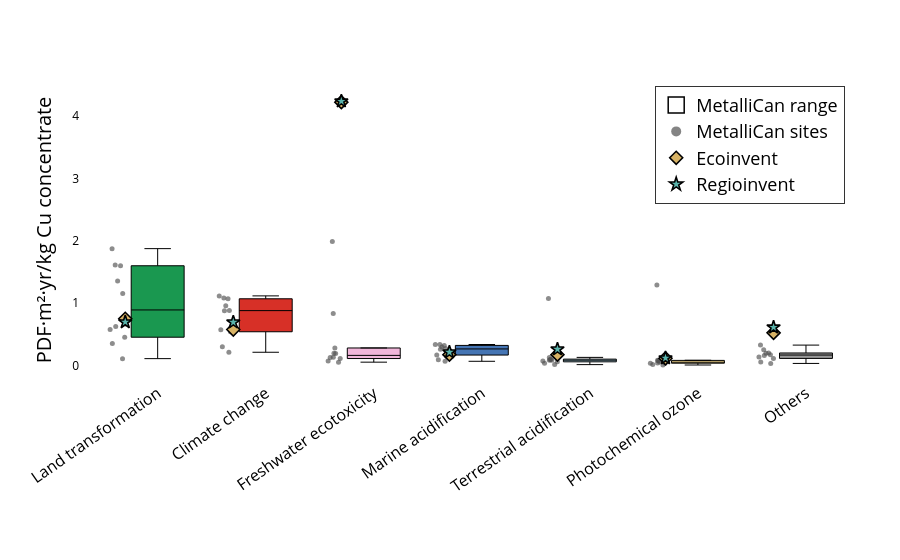

Notebook source saved alongside this figure:
### Code cell
plot_lcia_boxes_for_reference_product(
    df_eq,
    reference_product="Cu concentrate",
    yaxis_label="PDF·m²·yr/kg Cu concentrate",
    title="Ecosystem quality – Cu concentrate",
    output_html="results/Damages/boxplot_eq_cu.html",
    output_image="results/Damages/boxplot_eq_cu",
    image_format="pdf",
)

### Figure 1 — Plotly figure (JSON) as saved in the notebook; plotly's stock layout.template omitted (floating-point values rounded to 4 significant figures)
{"data": [{"boxpoints": "all", "fillcolor": "#d73027", "hoverinfo": "text+y", "hovertext": ["Copper Mountain", "Gibraltar (Cu)", "Goldex (Cu)", "Highland Valley (Cu)", "Kidd Creek", "LaRonde (Cu)", "Mount Milligan", "Mount Polley", "New Afton", "Snow Lake (Cu)"], "jitter": 0.35, "line": {"color": "black", "width": 1}, "marker": {"color": "rgba(80,80,80,0.65)", "size": 5}, "showlegend": false, "x": [1, 1, 1, 1, 1, 1, 1, 1, 1, 1], "y": [1.082, 0.8819, 1.116, 0.5408, 0.212, 0.5726, 0.9598, 1.07, 0.2984, 0.8781], "type": "box"}, {"boxpoints": "all", "fillcolor": "#1a9850", "hoverinfo": "text+y", "hovertext": ["Copper Mountain", "Gibraltar (Cu)", "Goldex (Cu)", "Highland Valley (Cu)", "Kidd Creek", "LaRonde (Cu)", "Mount Milligan", "Mount Polley", "New Afton", "Snow Lake (Cu)"], "jitter": 0.35, "line": {"color": "black", "width": 1}, "marker": {"color": "rgba(80,80,80,0.65)", "size": 5}, "showlegend": false, "x": [0, 0, 0, 0, 0, 0, 0, 0, 0, 0], "y": [1.874, 1.156, 0.4532, 1.6, 0.3509, 0.5785, 1.356, 1.61, 0.6254, 0.1094], "type": "box"}, {"boxpoints": "all", "fillcolor": "#4575b4", "hoverinfo": "text+y", "hovertext": ["Copper Mountain", "Gibraltar (Cu)", "Goldex (Cu)", "Highland Valley (Cu)", "Kidd Creek", "LaRonde (Cu)", "Mount Milligan", "Mount Polley", "New Afton", "Snow Lake (Cu)"], "jitter": 0.35, "line": {"color": "black", "width": 1}, "marker": {"color": "rgba(80,80,80,0.65)", "size": 5}, "showlegend": false, "x": [3, 3, 3, 3, 3, 3, 3, 3, 3, 3], "y": [0.3362, 0.2723, 0.3217, 0.1669, 0.06698, 0.1692, 0.2971, 0.3354, 0.09013, 0.2581], "type": "box"}, {"boxpoints": "all", "fillcolor": "#abd9e9", "hoverinfo": "text+y", "hovertext": ["Copper Mountain", "Gibraltar (Cu)", "Goldex (Cu)", "Highland Valley (Cu)", "Kidd Creek", "LaRonde (Cu)", "Mount Milligan", "Mount Polley", "New Afton", "Snow Lake (Cu)"], "jitter": 0.35, "line": {"color": "black", "width": 1}, "marker": {"color": "rgba(80,80,80,0.65)", "size": 5}, "showlegend": false, "x": [4, 4, 4, 4, 4, 4, 4, 4, 4, 4], "y": [0.085, 0.09699, 0.1296, 0.0367, 0.05838, 0.08362, 0.07202, 1.074, 0.01366, 0.1015], "type": "box"}, {"boxpoints": "all", "fillcolor": "#fee090", "hoverinfo": "text+y", "hovertext": ["Copper Mountain", "Gibraltar (Cu)", "Goldex (Cu)", "Highland Valley (Cu)", "Kidd Creek", "LaRonde (Cu)", "Mount Milligan", "Mount Polley", "New Afton", "Snow Lake (Cu)"], "jitter": 0.35, "line": {"color": "black", "width": 1}, "marker": {"color": "rgba(80,80,80,0.65)", "size": 5}, "showlegend": false, "x": [5, 5, 5, 5, 5, 5, 5, 5, 5, 5], "y": [0.08363, 0.08128, 0.03651, 0.0372, 0.075, 0.0386, 0.05702, 1.291, 0.007397, 0.01706], "type": "box"}, {"boxpoints": "all", "fillcolor": "#f1b6da", "hoverinfo": "text+y", "hovertext": ["Copper Mountain", "Gibraltar (Cu)", "Goldex (Cu)", "Highland Valley (Cu)", "Kidd Creek", "LaRonde (Cu)", "Mount Milligan", "Mount Polley", "New Afton", "Snow Lake (Cu)"], "jitter": 0.35, "line": {"color": "black", "width": 1}, "marker": {"color": "rgba(80,80,80,0.65)", "size": 5}, "showlegend": false, "x": [2, 2, 2, 2, 2, 2, 2, 2, 2, 2], "y": [0.8355, 0.1911, 0.2806, 0.07211, 0.1324, 0.111, 1.991, 0.1951, 0.05293, 0.1272], "type": "box"}, {"boxpoints": "all", "fillcolor": "#999999", "hoverinfo": "text+y", "hovertext": ["Copper Mountain", "Gibraltar (Cu)", "Goldex (Cu)", "Highland Valley (Cu)", "Kidd Creek", "LaRonde (Cu)", "Mount Milligan", "Mount Polley", "New Afton", "Snow Lake (Cu)"], "jitter": 0.35, "line": {"color": "black", "width": 1}, "marker": {"color": "rgba(80,80,80,0.65)", "size": 5}, "showlegend": false, "x": [6, 6, 6, 6, 6, 6, 6, 6, 6, 6], "y": [0.1729, 0.1615, 0.2535, 0.1131, 0.03261, 0.1975, 0.2004, 0.3267, 0.05621, 0.1355], "type": "box"}, {"marker": {"color": "rgba(0,0,0,0)", "line": {"color": "black", "width": 1.5}, "size": 16, "symbol": "square"}, "mode": "markers", "name": "MetalliCan range", "showlegend": true, "x": [null], "y": [null], "type": "scatter"}, {"marker": {"color": "rgba(80,80,80,0.7)", "size": 10, "symbol": "circle"}, "mode": "markers", "name": "MetalliCan sites", "showlegend": true, "x": [null], "y": [null], "type": "scatter"}, {"marker": {"color": "#d8b365", "line": {"color": "black", "width": 1.6}, "size": 10, "symbol": "diamond"}, "mode": "markers", "name": "Ecoinvent", "x": [0.7, 1.7, -0.3, 2.7, 5.7, 4.7, 3.7], "y": [0.5762, 4.224, 0.7489, 0.1738, 0.5238, 0.1153, 0.1732], "type": "scatter"}, {"marker": {"color": "#5ab4ac", "line": {"color": "black", "width": 1.6}, "size": 10, "symbol": "star"}, "mode": "markers", "name": "Regioinvent", "x": [0.7, 1.7, -0.3, 2.7, 5.7, 4.7, 3.7], "y": [0.6935, 4.239, 0.6957, 0.2124, 0.6117, 0.1181, 0.2607], "type": "scatter"}], "layout": {"xaxis": {"tickfont": {"size": 16, "color": "black"}, "tickmode": "array", "tickvals": [0, 1, 2, 3, 4, 5, 6], "ticktext": ["Land transformation", "Climate change", "Freshwater ecotoxicity", "Marine acidification", "Terrestrial acidification", "Photochemical ozone", "Others"], "tickangle": -35, "ticklabelposition": "outside", "automargin": true}, "yaxis": {"title": {"font": {"color": "black", "size": 20}, "text": "PDF·m²·yr/kg Cu concentrate"}, "tickfont": {"color": "black"}, "showgrid": false}, "margin": {"l": 80, "r": 40, "t": 80, "b": 180}, "legend": {"title": {"font": {"color": "black", "size": 24}, "text": ""}, "font": {"color": "black", "size": 18}, "orientation": "v", "yanchor": "top", "y": 0.98, "xanchor": "right", "x": 0.98, "bgcolor": "rgba(255,255,255,0.9)", "bordercolor": "black", "borderwidth": 0.8}, "plot_bgcolor": "white", "paper_bgcolor": "white"}}
